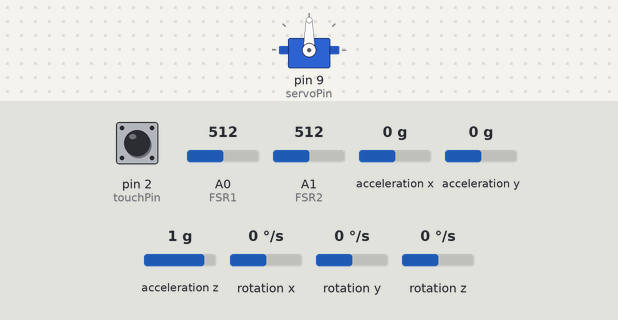
This sketch was run on a simulated Arduino Uno, built with avr-gcc and run on an emulated ATmega328P. Shown: servo. Inputs (shaded band) come from the test bench; at power-on: pin 2 (touchPin) HIGH, A0 (FSR1) = 512, A1 (FSR2) = 512, acceleration x 0 g, acceleration y 0 g, acceleration z 1 g, rotation x 0 °/s, rotation y 0 °/s, rotation z 0 °/s. What the sketch prints to the serial monitor is not drawn.

Above: at 1.2 s.
1.3 s: pin 2 (touchPin) pulled LOW for 0.15 s
Timing chart, 0 to 16.9 s (numbered marks = the images above; inputs shaded):
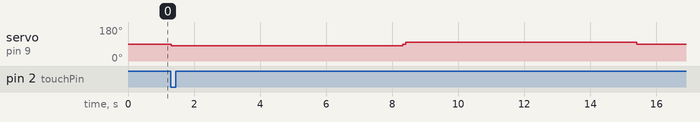

Measured:
- after the input at 1.3 s, servo on pin 9 (servoPin): 90° → 80° at once, → 90° 7.0 s later, → 100° 0.10 s later, → 90° 7.0 s later

The sketch:

AutoBrakeStroller.ino
```cpp
#include <Wire.h>
#include <Servo.h>
#include <MPU6050.h>

MPU6050 mpu;  // MPU6050 센서 객체 생성
Servo servo;  // Servo 객체 생성

const int touchPin = 2;  // 터치 센서 핀 번호
bool touchDetected = false;  // 터치 센서 감지 여부
int prevTouchState = HIGH;  // 이전 터치 상태 저장

const int servoPin = 9;  // 서보모터 핀 번호
const int servoRestAngle = 90;
const int servoActiveFront = 100;  // 터치 감지 시 한 방향으로 10도
const int servoActiveBack = 80;  // 터치 감지되지 않을 때 반대 방향으로 10도


const int FSR1 = A0;  // FSR 센서 1 핀 번호
const int FSR2 = A1;  // FSR 센서 2 핀 번호

float prevXAngle = 0;  // 이전 X축 각도 저장
bool isServoActiveTouch = false;  // 서보모터 동작 여부 저장
bool isServoActive10 = false;  // 서보모터 동작 여부 저장
bool isServoActive20 = false;  // 서보모터 동작 여부 저장
bool isServoActiveFSR = false;  // 서보모터 동작 여부 저장


void setup() {
  Serial.begin(9600);

  pinMode(touchPin, INPUT);  // 터치 센서를 입력으로 설정
  servo.attach(servoPin);  // 서보모터 핀 설정

  mpu.initialize();  // MPU6050 초기화
  mpu.setFullScaleAccelRange(2);  // 가속도계 범위를 +/- 2g로 설정
}

void loop() {
  int FSR1_value = analogRead(FSR1);
  int FSR2_value = analogRead(FSR2);
  Serial.print("FSR1 값: ");
  Serial.println(FSR1_value);
  Serial.print("FSR2 값: ");
  Serial.println(FSR2_value);


  int touchState = digitalRead(touchPin);  // 터치 센서 상태 읽기

  // 터치 상태가 이전 상태와 다르면 터치 감지 여부 업데이트
  if (touchState != prevTouchState) {
    if (touchState == LOW) {
      touchDetected = true;
      Serial.println("감지");
    } else {
      touchDetected = false;
      Serial.println("감지X");
    }
  }

  prevTouchState = touchState;  // 현재 상태를 이전 상태로 저장

  // 터치가 감지된 경우
  if (touchDetected) {
    if(!isServoActiveTouch){
      //  servo.write(servoActiveFront );
      //  delay(7000); // 7초 동안 모터 동작
      onMotor(false,7000);
      isServoActiveTouch=true;
    }
    MpuFuc(FSR1_value,FSR2_value);
  } else {
    // 터치가 감지되지 않는 경우 초기화해준다
    if(isServoActiveTouch){
      // isServoActiveTouch 초기화
      onMotor(true,7000);
      isServoActiveTouch=false;
    }
    if(isServoActive10){
    }
    if(isServoActive20){
    }
    servo.write(servoRestAngle);
  }

  if(FSR2_value<=FSR1_value&& isServoActiveFSR){
    //FSR작동해제
    onMotor(false,5000);
    isServoActiveFSR= false;
  }


  delay(100);  // 100ms 딜레이
}

void MpuFuc(int FSR1_value, int FSR2_value){
  int16_t ax, ay, az;
  mpu.getAcceleration(&ax, &ay, &az);  // 가속도 값 읽기

  // X축의 기울기 계산
  float xAngle = atan(-ax / sqrt(pow(ay, 2) + pow(az, 2))) * 180 / PI;

  Serial.print("X축 각도: ");
  Serial.println(xAngle);

  // X축의 기울기에 따라 서보모터의 동작 결정
  if(xAngle<10 && isServoActive10){
    onMotor(false,1000);
    isServoActive10 = false;
  } else if (xAngle >= 10 && xAngle < 20 && !isServoActive10) {
    if (isServoActive20) {
      onMotor(false,3000);
      isServoActive20 = false;
    }
    onMotor(true,1000);
    isServoActive10 = true;
  } else if ( xAngle >= 20 && !isServoActive20&&!isServoActiveFSR ) {
    if (isServoActive10) {
      onMotor(false,1000);
      isServoActive10 = false;
    }
    onMotor(true,3000);
    isServoActive20= true;
  } else if (xAngle < 20 && isServoActive20) {
    onMotor(false,3000);
    isServoActive20 = false;
  }else if(xAngle > 20 &&FSR2_value>FSR1_value&& !isServoActiveFSR){
    if (isServoActive20) {
      onMotor(false,3000);
      isServoActive20 = false;
    }
     onMotor(true,5000);
     isServoActiveFSR= true;
  }

  prevXAngle = xAngle;

  // if (xAngle >= 20) {
  //   //20도 이상 FSR작동조건 충족
  //   //조건으로 보아 20도 이상 도달했을때 isServoActive20 true일 가능성이 있음
  //   if(isServoActive20){
  //     onMotor(false,3000);
  //     isServoActive20=false;
  //   }
  //   if(!isServoActiveFSR){
  //     onMotor(true,5000);
  //     isServoActiveFSR= true;
  //   }
  // }
  servo.write(servoRestAngle);

}
void onMotor(bool active,int time){
  //모터를 동작시키는 코드
  if(active){
    servo.write(servoActiveFront);
  }else{
    servo.write(servoActiveBack);
  }
  delay(time); // 5초 동안 모터 동작
}
```
